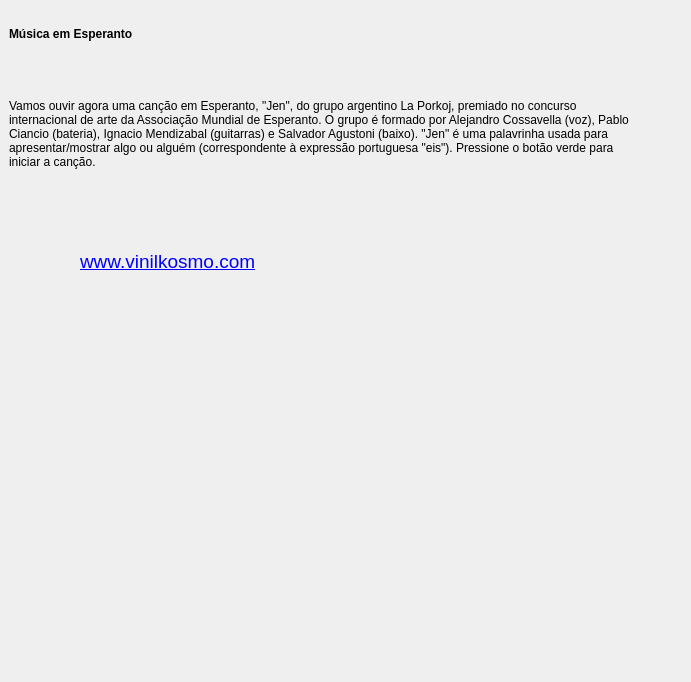
         <widget class="QWidget" name="scrollAreaWidgetContents_6">
          <property name="geometry">
           <rect>
            <x>0</x>
            <y>0</y>
            <width>691</width>
            <height>682</height>
           </rect>
          </property>
          <widget class="titolo" name="Lec02_Label50">
           <property name="geometry">
            <rect>
             <x>9</x>
             <y>25</y>
             <width>155</width>
             <height>17</height>
            </rect>
           </property>
           <property name="sizePolicy">
            <sizepolicy hsizetype="Preferred" vsizetype="Maximum">
             <horstretch>0</horstretch>
             <verstretch>0</verstretch>
            </sizepolicy>
           </property>
           <property name="font">
            <font>
             <weight>75</weight>
             <bold>true</bold>
            </font>
           </property>
           <property name="text">
            <string>Música em Esperanto</string>
           </property>
          </widget>
          <widget class="QLabel" name="Lec02_Label49">
           <property name="geometry">
            <rect>
             <x>9</x>
             <y>48</y>
             <width>632</width>
             <height>171</height>
            </rect>
           </property>
           <property name="sizePolicy">
            <sizepolicy hsizetype="Preferred" vsizetype="Minimum">
             <horstretch>0</horstretch>
             <verstretch>0</verstretch>
            </sizepolicy>
           </property>
           <property name="text">
            <string>Vamos ouvir agora uma canção em Esperanto, &quot;Jen&quot;, do grupo argentino La Porkoj, premiado no concurso internacional de arte da Associação Mundial de Esperanto. O grupo é formado por Alejandro Cossavella (voz), Pablo Ciancio (bateria), Ignacio Mendizabal (guitarras) e Salvador Agustoni (baixo). &quot;Jen&quot; é uma palavrinha usada para apresentar/mostrar algo ou alguém (correspondente à expressão portuguesa &quot;eis&quot;). Pressione o botão verde para iniciar a canção.</string>
           </property>
           <property name="wordWrap">
            <bool>true</bool>
           </property>
          </widget>
          <widget class="QLabel" name="label_21">
           <property name="geometry">
            <rect>
             <x>80</x>
             <y>250</y>
             <width>176</width>
             <height>22</height>
            </rect>
           </property>
           <property name="sizePolicy">
            <sizepolicy hsizetype="Preferred" vsizetype="Maximum">
             <horstretch>0</horstretch>
             <verstretch>0</verstretch>
            </sizepolicy>
           </property>
           <property name="text">
            <string>&lt;!DOCTYPE HTML PUBLIC &quot;-//W3C//DTD HTML 4.0//EN&quot; &quot;http://www.w3.org/TR/REC-html40/strict.dtd&quot;&gt;
&lt;html&gt;&lt;head&gt;&lt;meta name=&quot;qrichtext&quot; content=&quot;1&quot; /&gt;&lt;style type=&quot;text/css&quot;&gt;
p, li { white-space: pre-wrap; }
&lt;/style&gt;&lt;/head&gt;&lt;body style=&quot; font-family:'Arial'; font-size:19px; font-weight:400; font-style:normal;&quot;&gt;
&lt;p style=&quot; margin-top:0px; margin-bottom:0px; margin-left:0px; margin-right:0px; -qt-block-indent:0; text-indent:0px;&quot;&gt;&lt;a href=&quot;http://www.vinilkosmo.com&quot;&gt;&lt;span style=&quot; font-size:19px; text-decoration: underline; color:#0000ff;&quot;&gt;www.vinilkosmo.com&lt;/span&gt;&lt;/a&gt;&lt;/p&gt;&lt;/body&gt;&lt;/html&gt;</string>
           </property>
           <property name="openExternalLinks">
            <bool>true</bool>
           </property>
          </widget>
          <widget class="QLabel" name="label">
           <property name="geometry">
            <rect>
             <x>20</x>
             <y>240</y>
             <width>32</width>
             <height>29</height>
            </rect>
           </property>
           <property name="sizePolicy">
            <sizepolicy hsizetype="Maximum" vsizetype="Preferred">
             <horstretch>0</horstretch>
             <verstretch>0</verstretch>
            </sizepolicy>
           </property>
           <property name="text">
            <string/>
           </property>
           <property name="pixmap">
            <pixmap resource="ikonoj.qrc">:/ikonoj/acheto_chareto.png</pixmap>
           </property>
          </widget>
         </widget>
